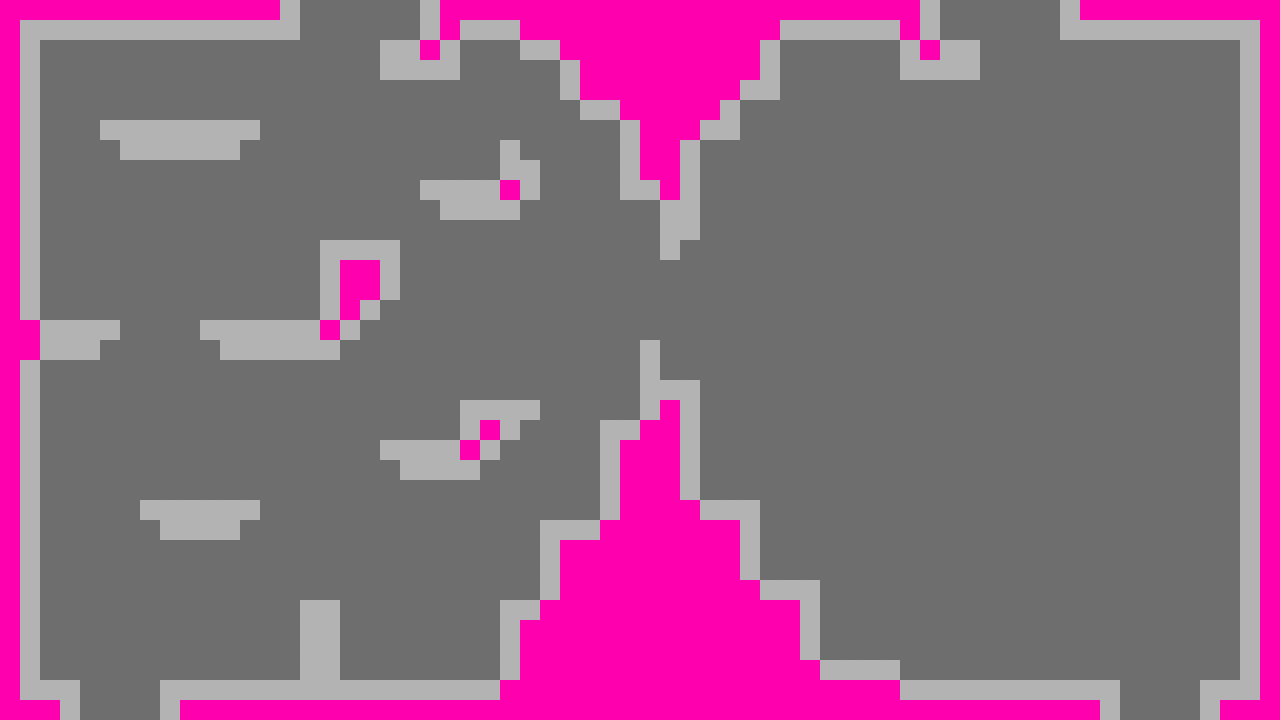

Tiled map render using the project's own tile images. Description and the map definition, with tile-layer contents summarised, below:
An orthogonal 64x36 tile map with 20x20 px tiles, 1 tile layer (Tile Layer 1).

<map version="1.0" orientation="orthogonal" width="64" height="36" tilewidth="20" tileheight="20">
 <tileset firstgid="1" name="Tiles" tilewidth="20" tileheight="20">
  <image source="../tile.art/Tiles.png" width="160" height="20" />
 </tileset>
 <layer name="Tile Layer 1" width="64" height="36">
  <data>[2304 cells, 2304 non-empty, 3 distinct tile ids]</data>
 </layer>
</map>